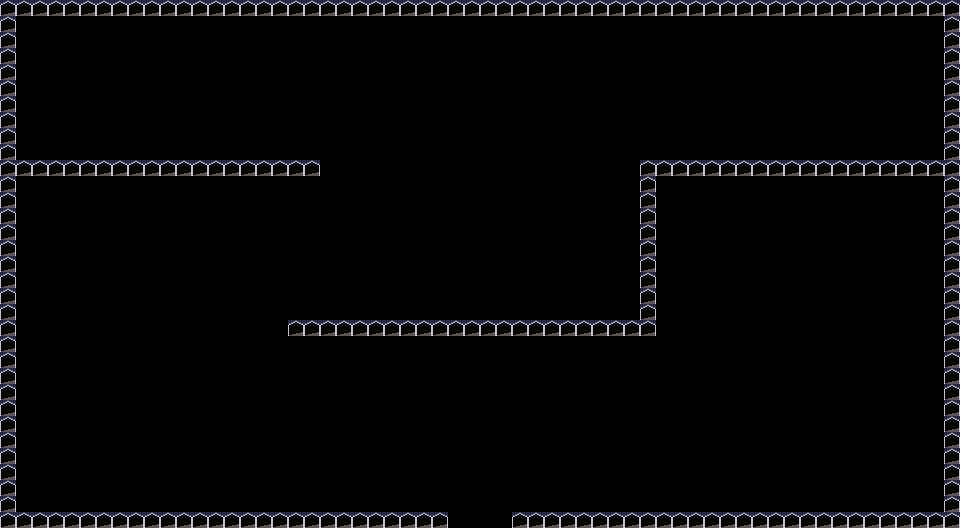

A level layout from a 2D game, rendered from its tile map. Below: a short description, then the map file with tile-grid data replaced by summaries:
An orthogonal 60x33 tile map with 16x16 px tiles, 2 tile layers (Tile Layer 2, Tile Layer 1) and 11 objects (9x wall, gate, npc).

<map version="1.4" tiledversion="1.4.3" orientation="orthogonal" renderorder="right-down" width="60" height="33" tilewidth="16" tileheight="16" infinite="0" backgroundcolor="#202020" nextlayerid="4" nextobjectid="22">
 <editorsettings>
  <export target="testMap.lua" format="lua" />
 </editorsettings>
 <properties>
  <property name="x" type="int" value="1" />
  <property name="y" type="int" value="1" />
  <property name="z" type="int" value="1" />
 </properties>
 <tileset firstgid="1" source="../image/test_Tiles.tsx" />
 <layer id="3" name="Tile Layer 2" width="60" height="33">
  <data>[1980 cells, 1980 non-empty, 1 distinct tile ids]</data>
 </layer>
 <layer id="1" name="Tile Layer 1" width="60" height="33">
  <data>[1980 cells, 248 non-empty, 1 distinct tile ids]</data>
 </layer>
 <objectgroup id="2" name="Object Layer 1">
  <object id="2" type="wall" x="0" y="16" width="16" height="496" />
  <object id="4" type="wall" x="944" y="16" width="16" height="496" />
  <object id="5" type="wall" x="16" y="0" width="928" height="16" />
  <object id="6" type="wall" x="16" y="512" width="432" height="16" />
  <object id="7" type="wall" x="16" y="160" width="304" height="16" />
  <object id="9" type="wall" x="640" y="160" width="16" height="176" />
  <object id="10" type="wall" x="656" y="160" width="304" height="16" />
  <object id="14" type="wall" x="288" y="320" width="352" height="16" />
  <object id="19" type="gate" x="448" y="520" width="64" height="8">
   <properties>
    <property name="mapDestination" value="labrynthExt" />
    <property name="playerDestX" type="int" value="80" />
    <property name="playerDestY" type="int" value="96" />
    <property name="playerFace" value="down" />
   </properties>
  </object>
  <object id="20" name="a" type="npc" x="256" y="80" width="16" height="16" />
  <object id="21" type="wall" x="512" y="512" width="432" height="16" />
 </objectgroup>
</map>